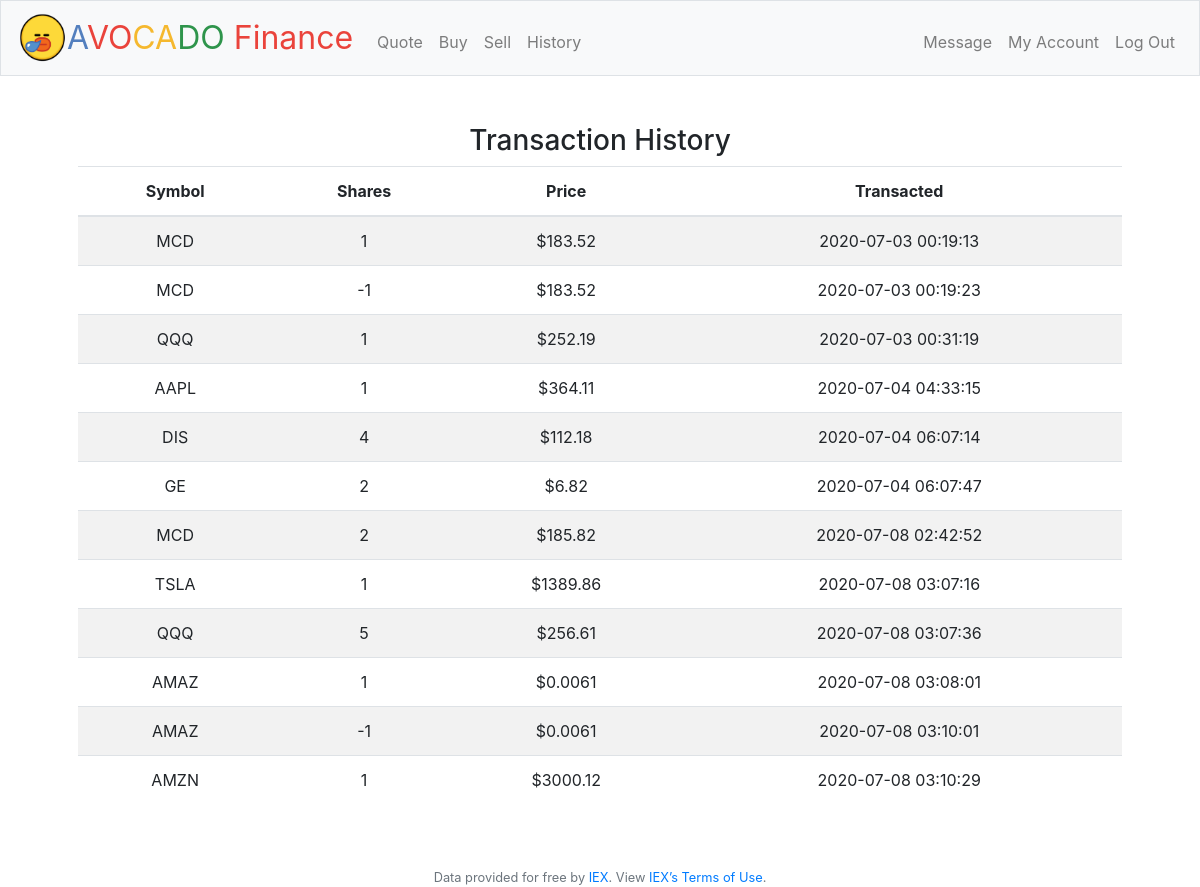
The app's page /history (signed in) with its own data.
### tables this page shows
CREATE TABLE trades(
userid INTEGER NOT NULL,
trade VARCHAR(225) NOT NULL, symbol VARCHAR(225) NOT NULL, company VARCHAR(225) NOT NULL, 
price NUMERIC NOT NULL,
numofshare INTEGER NOT NULL,
created_at TIMESTAMP DEFAULT CURRENT_TIMESTAMP,
FOREIGN KEY (userid) REFERENCES users(id));

### application.py (the view)
@app.route("/history")
@login_required
def history():
    portfolios = []
    stocks = db.execute("SELECT * FROM trades WHERE userid = :user_id",
                          user_id=session["user_id"])
    for stock in stocks:
        symbol = stock['symbol']
        shares = stock['numofshare']
        price = stock['price']
        transacted = stock['created_at']
        transaction = [symbol, shares, price, transacted]
        portfolios.append(transaction)
    return render_template("history.html", portfolios=portfolios)

### application.py (called while the page is built)
@app.after_request
def after_request(response):
    response.headers["Cache-Control"] = "no-cache, no-store, must-revalidate"
    response.headers["Expires"] = 0
    response.headers["Pragma"] = "no-cache"
    return response

### helpers.py (called while the page is built)
def login_required(f):
    @wraps(f)
    def decorated_function(*args, **kwargs):
        if session.get("user_id") is None:
            return redirect("/login")
        return f(*args, **kwargs)
    return decorated_function

### templates/history.html
{% extends "layout.html" %}
{% block main %}
<main class="container p-5">
<h3> Transaction History </h3>
<table class="table table-striped">
<thead>
    <tr>
      <th scope="col">Symbol</th>
      <th scope="col">Shares</th>
      <th scope="col">Price</th>
      <th scope="col">Transacted</th>
    </tr>
</thead>
<tbody>
    {% for  portfolio in portfolios %}
    <tr>
      <td>{{ portfolio[0] }}</td>
      <td>{{ portfolio[1] }}</td>
      <td>${{ portfolio[2] }}</td>
      <td>{{ portfolio[3] }}</td>
    </tr>
    {% endfor %}
</tbody>
</table>
</main>
{% endblock %}

### templates/layout.html (shortened to what this page needs)
<!DOCTYPE html>
<html lang="en">
    <head>
        <link href="https://maxcdn.bootstrapcdn.com/bootstrap/4.1.3/css/bootstrap.min.css" rel="stylesheet">
        <link href="/static/styles.css" rel="stylesheet">
    </head>
    <body>
        <nav class="navbar navbar-expand-md navbar-light bg-light border">
            <div class="avocado"><img src="/static/avo.png" width="50" height="50" alt="avo"/></div>
            <a class="navbar-brand" href="/"><span class="blue">A</span><span class="red">VO</span><span class="yellow">CA</span><span class="green">DO</span> <span class="red">Finance</span></a>
            <div class="collapse navbar-collapse" id="navbar">
                {% if session.user_id %}
                    <ul class="navbar-nav mr-auto mt-2">
                        <li class="nav-item"><a class="nav-link" href="/quote">Quote</a></li>
                        <li class="nav-item"><a class="nav-link" href="/buy">Buy</a></li>
                        <li class="nav-item"><a class="nav-link" href="/sell">Sell</a></li>
                        <li class="nav-item"><a class="nav-link" href="/history">History</a></li>
                    </ul>
                    <ul class="navbar-nav ml-auto mt-2">
                        <li class="nav-item"><a class="nav-link" href="/message">Message</a></li>
                        <li class="nav-item"><a class="nav-link" href="/setting">My Account</a></li>
                        <li class="nav-item"><a class="nav-link" href="/logout">Log Out</a></li>
                    </ul>
                {% else %}
                    <ul class="navbar-nav ml-auto mt-2">
                        <li class="nav-item"><a class="nav-link" href="/register">Register</a></li>
                        <li class="nav-item"><a class="nav-link" href="/login">Log In</a></li>
                    </ul>
                {% endif %}
            </div>
        </nav>
        <main >
            {% block main %}{% endblock %}
        </main>
        <footer class="small text-center text-muted">
            Data provided for free by <a href="https://iextrading.com/developer">IEX</a>. View <a href="https://iextrading.com/api-exhibit-a/">IEX’s Terms of Use</a>.
        </footer>
    </body>
</html>

### static/styles.css (style rules this page uses)
nav .navbar-brand { font-size: xx-large; }
nav .navbar-brand .blue { color: #537fbe; }
nav .navbar-brand .red { color: #ea433b; }
nav .navbar-brand .yellow { color: #f5b82e; }
nav .navbar-brand .green { color: #2e944b; }
main { overflow-x: auto; text-align: center; }

### records on screen
trades: symbol "MCD", numofshare "1", price "183.52", created_at "2020-07-03 00:19:13"
trades: symbol "MCD", numofshare "-1", price "183.52", created_at "2020-07-03 00:19:23"
trades: symbol "QQQ", numofshare "1", price "252.19", created_at "2020-07-03 00:31:19"
trades: symbol "AAPL", numofshare "1", price "364.11", created_at "2020-07-04 04:33:15"
trades: symbol "DIS", numofshare "4", price "112.18", created_at "2020-07-04 06:07:14"
trades: symbol "GE", portfolio "2", price "6.82", created_at "2020-07-04 06:07:47"
trades: symbol "MCD", portfolio "2", price "185.82", created_at "2020-07-08 02:42:52"
trades: symbol "TSLA", numofshare "1", price "1389.86", created_at "2020-07-08 03:07:16"
trades: symbol "QQQ", numofshare "5", price "256.61", created_at "2020-07-08 03:07:36"
trades: symbol "AMAZ", numofshare "1", price "0.0061", created_at "2020-07-08 03:08:01"
trades: symbol "AMAZ", numofshare "-1", price "0.0061", created_at "2020-07-08 03:10:01"
trades: symbol "AMZN", numofshare "1", price "3000.12", created_at "2020-07-08 03:10:29"
